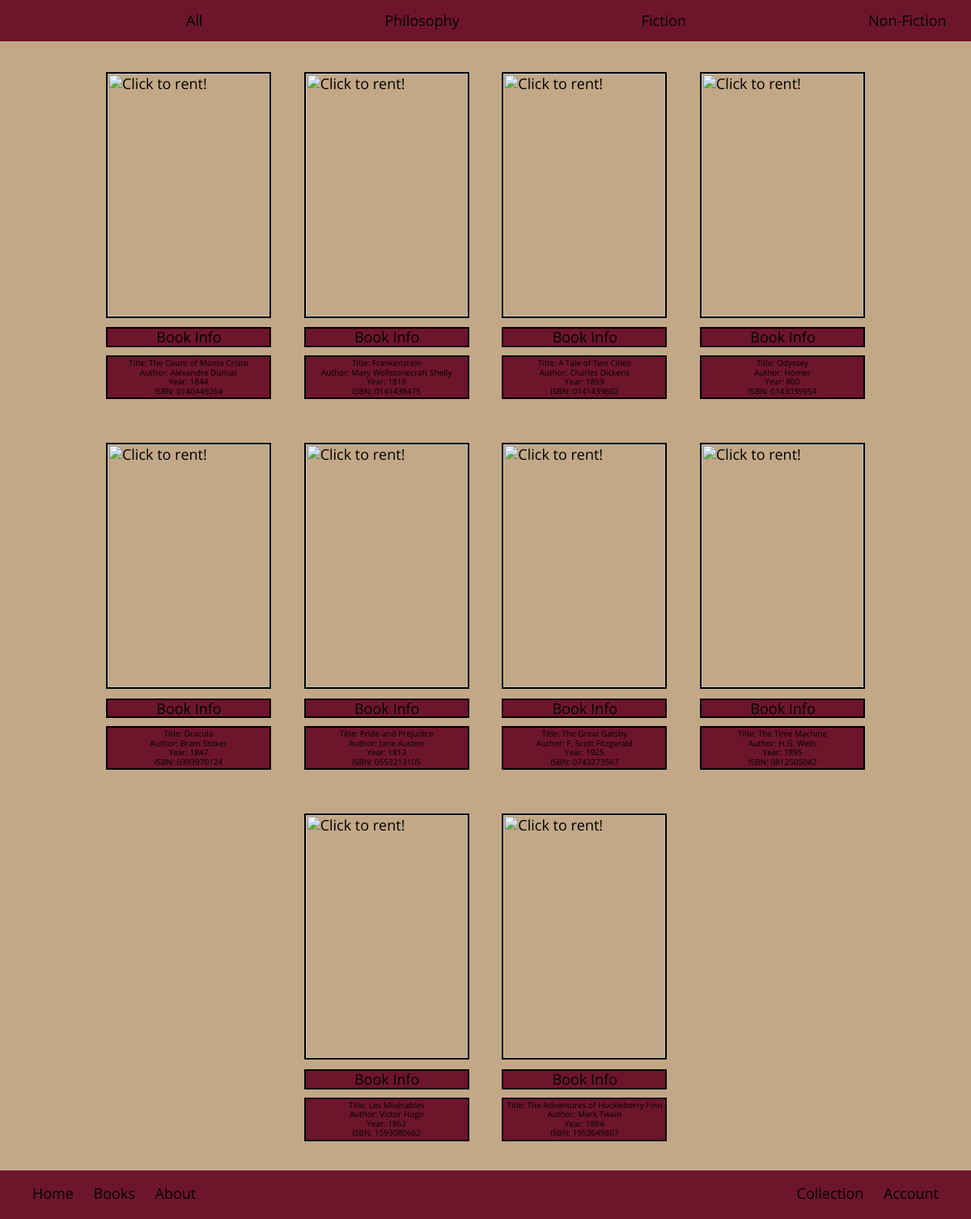
Page /html&php/library.php?genre=2 (signed in) on the committed database.
### tables this page shows
CREATE TABLE IF NOT EXISTS `Books`(
    `bookISBN` VARCHAR(10),
    `bookName` VARCHAR(100),
    `bookAuthor` VARCHAR(50),
    `publisher` VARCHAR(100),
    `year` INT,
    `genreID` INT NOT NULL,
    PRIMARY KEY (`bookISBN`)
);

### php/connectToDBAdmin.php (called while the page is built, shortened)
<?php
class NovelConnection {
	private $host = "localhost";
	private $user = "root";
	private $password = "";
	private $database = "NovelReads";
	private $conn;
	function __construct() {
		$this->conn = $this->connect();
	}
	function connect() {
		$conn = mysqli_connect($this->host,$this->user,$this->password,$this->database);
		return $conn;
	}
	function runQuery($query) {
		$result = mysqli_query($this->conn,$query);
		while($row=mysqli_fetch_assoc($result)) {
			$resultset[] = $row;
		}
		if (!empty($resultset))
			return $resultset;
	}
}
?>

### html&php/library.php (the view, shortened to what this page needs)
<?php
    require "../php/connectToDBAdmin.php";
    $handler = new NovelConnection();
?>
<!DOCTYPE html>
<html lang="en">
    <head>
        <link rel="stylesheet" type="text/css" href="../css/normalize.css">
        <link rel="stylesheet" type="text/css" href="../css/library.css">
    </head>
    <div class="nav-bar">
            <ul class="nav-bar">
                <li><a class="link-space" href="./library.php">All</a></li>
                <li><a class="link-space" href="./library.php?genre=1">Philosophy</a></li>
                <li><a class="link-space" href="./library.php?genre=2">Fiction</a></li>
                <li><a class="link-space" href="./library.php?genre=3">Non-Fiction</a></li>
            </ul>
    </div>
    <div class="product-box">
        <?php
            if (!isset($_GET["genre"])) {
                $product_array = $handler->runQuery("SELECT * FROM `Books` ORDER BY 'bookISBN' ASC");
            } else {
                $product_array = $handler->runQuery("SELECT * FROM `Books` WHERE `genreID` = '$_GET[genre]' ORDER BY 'bookISBN' ASC");
            }
            if (!empty($product_array)) {
                foreach($product_array as $key=>$value) {
        ?>
                    <div class="product-inner-img">
                        <form method="post" action="library.php?action=add&ISBN=<?php echo $product_array[$key]["bookISBN"]; ?>">
                            <input title="Click to rent!" class="product-img" type="image" src="https://covers.openlibrary.org/b/isbn/<?php echo $product_array[$key]["bookISBN"];?>-L.jpg"/>
                        </form>
                        <p class="info-link">
                            <span id="info">Book Info</span>
                            <p class="hidden-info">
                                Title: <?php echo $product_array[$key]["bookName"];?></br>
                                Author: <?php echo $product_array[$key]["bookAuthor"];?></br>
                                Year: <?php echo $product_array[$key]["year"];?></br>
                                ISBN: <?php echo $product_array[$key]["bookISBN"];?></br>
                            </p>
                        </p>
                    </div>
            <?php
                }
            }
            ?>
    </div>
    <div class="footer">
            <p class="footer-text-left">
                <a href="./index.php" class="menu">Home</a>
                <a href="./library.php" class="menu">Books</a>
                <a href="./about.php" class="menu">About</a>
            </p>
            <p class="footer-text-right">
                <?php
                if ($_SESSION['success'] == 1) {
                ?>
                    <a href="./collection.php" class="menu">Collection</a>
                <?php
                }?>
                <a href="./accountinfo.php" class="menu">Account</a>
            </p>
    </div>
</html>

### css/library.css (style rules this page uses)
html, body { background-color: #C2A887; font-family: 'Open Sans';font-size: 18px; justify-content: center; }
div.nav-bar { padding: 10px 0px 10px 0px; background-color: #6D152B; }
ul.nav-bar { margin: 0; padding: 5px; justify-content: space-between; overflow: hidden; }
li { padding: 0 0 0 12.5em; display: block; float: left; list-style-type: none; text-decoration: none; }
a.link-space { text-decoration: none; font-size: 18px; color: inherit; width: 100%; transition: 0.5s; }
div.product-box { margin: 20px 100px 60px 100px; text-align: center; height: inherit; }
div.product-inner-img { position: relative; display: inline-block; padding: 1rem 1rem; vertical-align: middle; transition: 0.5s; }
input.product-img { border: 2px solid black; height: 300px; width: 200px; transition: 0.5s; }
p.info-link { border: 2px solid black; background-color: #6D152B; padding: 0px 59px 0px 60px; margin: 10px 0 10px 0; text-decoration: none; color: black; }
p.hidden-info { font-size: 10px; padding: 2px 2px 2px 2px; border: 2px solid black; background-color: #6D152B; text-decoration: none; color: black; transition: 0.5s; }
.footer { position:fixed; bottom:0; width:100%; height: 60px; background-color: #6D152B; }
.footer-text-left { font-size:18px; padding-left:40px; float:left; word-spacing:20px; text-decoration: none; }
.footer-text-right { font-size:18px; padding-right:40px; float:right; word-spacing:20px; text-decoration: none; }
a.menu { text-decoration: none; color: inherit; transition: 0.5s; }

### rows in the picture
books: bookName "The Count of Monte Cristo", bookAuthor "Alexandre Dumas", year "1844", bookISBN "0140449264"
books: bookName "Frankenstein", bookAuthor "Mary Wollstonecraft Shelly", year "1818", bookISBN "0141439475"
books: bookName "A Tale of Two Cities", bookAuthor "Charles Dickens", year "1859", bookISBN "0141439602"
books: bookName "Odyssey", bookAuthor "Homer", year "800", bookISBN "0143039954"
books: bookName "Dracula", bookAuthor "Bram Stoker", year "1847", bookISBN "0393970124"
books: bookName "Pride and Prejudice", bookAuthor "Jane Austen", year "1813", bookISBN "0553213105"
books: bookName "The Great Gatsby", bookAuthor "F. Scott Fitzgerald", year "1925", bookISBN "0743273567"
books: bookName "The Time Machine", bookAuthor "H.G. Wells", year "1895", bookISBN "0812505042"
books: bookName "Les Misérables", bookAuthor "Victor Hugo", year "1862", bookISBN "1593080662"
books: bookName "The Adventures of Huckleberry Finn", bookAuthor "Mark Twain", year "1884", bookISBN "1953649807"
